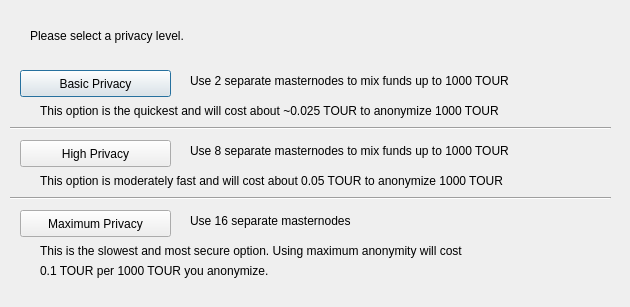
<?xml version="1.0" encoding="UTF-8"?>
<ui version="4.0">
 <class>DarksendConfig</class>
 <widget class="QDialog" name="DarksendConfig">
  <property name="geometry">
   <rect>
    <x>0</x>
    <y>0</y>
    <width>630</width>
    <height>307</height>
   </rect>
  </property>
  <property name="windowTitle">
   <string>Configure PrivateSend</string>
  </property>
  <widget class="QPushButton" name="buttonBasic">
   <property name="geometry">
    <rect>
     <x>20</x>
     <y>70</y>
     <width>151</width>
     <height>27</height>
    </rect>
   </property>
   <property name="text">
    <string>Basic Privacy</string>
   </property>
  </widget>
  <widget class="QPushButton" name="buttonHigh">
   <property name="geometry">
    <rect>
     <x>20</x>
     <y>140</y>
     <width>151</width>
     <height>27</height>
    </rect>
   </property>
   <property name="text">
    <string>High Privacy</string>
   </property>
  </widget>
  <widget class="QPushButton" name="buttonMax">
   <property name="geometry">
    <rect>
     <x>20</x>
     <y>210</y>
     <width>151</width>
     <height>27</height>
    </rect>
   </property>
   <property name="text">
    <string>Maximum Privacy</string>
   </property>
  </widget>
  <widget class="QLabel" name="label">
   <property name="geometry">
    <rect>
     <x>30</x>
     <y>20</y>
     <width>571</width>
     <height>31</height>
    </rect>
   </property>
   <property name="text">
    <string>Please select a privacy level.</string>
   </property>
  </widget>
  <widget class="QLabel" name="label_2">
   <property name="geometry">
    <rect>
     <x>190</x>
     <y>70</y>
     <width>421</width>
     <height>21</height>
    </rect>
   </property>
   <property name="text">
    <string>Use 2 separate masternodes to mix funds up to 1000 TOUR</string>
   </property>
  </widget>
  <widget class="QLabel" name="label_3">
   <property name="geometry">
    <rect>
     <x>190</x>
     <y>140</y>
     <width>411</width>
     <height>21</height>
    </rect>
   </property>
   <property name="text">
    <string>Use 8 separate masternodes to mix funds up to 1000 TOUR</string>
   </property>
  </widget>
  <widget class="QLabel" name="label_4">
   <property name="geometry">
    <rect>
     <x>190</x>
     <y>210</y>
     <width>421</width>
     <height>21</height>
    </rect>
   </property>
   <property name="text">
    <string>Use 16 separate masternodes</string>
   </property>
  </widget>
  <widget class="QLabel" name="label_6">
   <property name="geometry">
    <rect>
     <x>40</x>
     <y>100</y>
     <width>561</width>
     <height>21</height>
    </rect>
   </property>
   <property name="text">
    <string>This option is the quickest and will cost about ~0.025 TOUR to anonymize 1000 TOUR</string>
   </property>
  </widget>
  <widget class="QLabel" name="label_7">
   <property name="geometry">
    <rect>
     <x>40</x>
     <y>170</y>
     <width>561</width>
     <height>21</height>
    </rect>
   </property>
   <property name="text">
    <string>This option is moderately fast and will cost about 0.05 TOUR to anonymize 1000 TOUR</string>
   </property>
  </widget>
  <widget class="QLabel" name="label_8">
   <property name="geometry">
    <rect>
     <x>40</x>
     <y>240</y>
     <width>561</width>
     <height>21</height>
    </rect>
   </property>
   <property name="text">
    <string>This is the slowest and most secure option. Using maximum anonymity will cost</string>
   </property>
  </widget>
  <widget class="QLabel" name="label_9">
   <property name="geometry">
    <rect>
     <x>40</x>
     <y>260</y>
     <width>561</width>
     <height>21</height>
    </rect>
   </property>
   <property name="text">
    <string>0.1 TOUR per 1000 TOUR you anonymize.</string>
   </property>
  </widget>
  <widget class="Line" name="line">
   <property name="geometry">
    <rect>
     <x>10</x>
     <y>120</y>
     <width>601</width>
     <height>16</height>
    </rect>
   </property>
   <property name="orientation">
    <enum>Qt::Horizontal</enum>
   </property>
  </widget>
  <widget class="Line" name="line_2">
   <property name="geometry">
    <rect>
     <x>10</x>
     <y>190</y>
     <width>601</width>
     <height>16</height>
    </rect>
   </property>
   <property name="orientation">
    <enum>Qt::Horizontal</enum>
   </property>
  </widget>
 </widget>
 <resources/>
 <connections/>
</ui>
